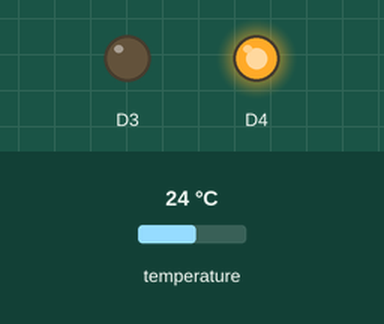
Recording of a program running on a simulated Arduino Nano ESP32. On the bench: output pins drawn as LEDs (lit = HIGH). Inputs (shaded band) come from the test bench; at power-on: temperature 24 °C.

Above: at 0.1 s.
Timing chart, 0 to 1.6 s (numbered marks = the images above):
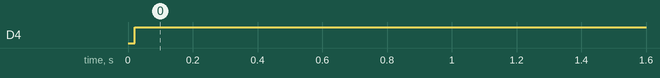

Measured:
- by itself, D4: LOW → HIGH at 0.02 s

The program:

main.cpp
```cpp
#include <Arduino.h>
#include <SHT1x-ESP.h>

// Function to Run: Scans temperature, if temperature is above 50 degrees, the LED flashes red, and if below 50 degrees
// the LED flashes green

// SHT1x Sensor -> D5 and D6 on Arduino -> D3 and D4 -> LED

// Defining the Data and Clock pins
// The data pin carries the actual data, while the clock pin provides a
// continous signal to maintain coherence between the sensor and the Arduino

#define dataPin data
#define clockPin SCK // SCK pin used for SPI communication

// Declaring the SHT1x sensor as an object
// that outputs to the D5 and D6 pins on the Aruduino
SHT1x sht1x(D5, D6);

// put function declarations here:
boolean tempToLED(float tempF); // Function is defined

void setup() {
  // put your setup code here, to run once:

  // Initializes Baud Rate, the rate of data transfer
  Serial.begin(9600);

  // Initializing output pins
  pinMode(D3, OUTPUT);
  pinMode(D4, OUTPUT);
}

void loop() {
  // put your main code here, to run repeatedly:
  float tempinF = sht1x.readTemperatureF();

  if (tempToLED(tempinF)) {

    digitalWrite(D4, HIGH);
    digitalWrite(D3, LOW);
    delay(1000); // delay for 1 second (1000 milliseconds)

  } else {

    digitalWrite(D4, LOW);
    digitalWrite(D3, HIGH);
    delay(1000); // delay for 1 second (1000 milliseconds)

  }
}

// put function definitions here:

// Arduino has to output to the D3 and D4 pins to the LEDs
boolean tempToLED(float tempF) {

  if (tempF > 50) {
    return true;

  } else if (tempF < 50) {
    return false;

  }

}
```
